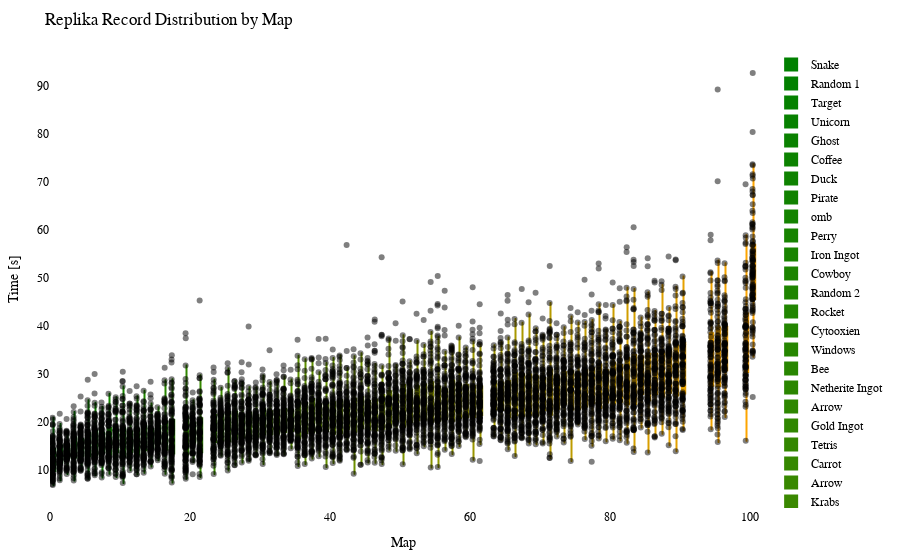

Notebook cell for this chart:
### Code cell
import plotly.graph_objects as go
import plotly.io as pio
from matplotlib.colors import LinearSegmentedColormap, to_hex

df = getRecordsDataframe(minigame="Replika")

# sort df columns by mean value 
df = df.reindex(df.mean().sort_values().index, axis=1)

# drop sum column
df = df.drop(columns=["Sum"])

# replace 25 with NaN
df = df.replace(25, np.nan)

# remove "ms " from column names
df.columns = df.columns.str.replace('ms ', '')

# Exclude the first column (assuming it's the column you don't want to include)
df_to_html = df.iloc[:, 1:]

# Calculate the offset for centering the data points
num_columns = len(df_to_html.columns)
offset = 0.5

# Create a green to orange gradient
cmap = LinearSegmentedColormap.from_list("green_orange", ["green", "orange"])
colors = [to_hex(cmap(i / (num_columns - 1))) for i in range(num_columns)]

# Create a Swarm plot using Plotly
fig = go.Figure()

for i, (column, color) in enumerate(zip(df_to_html.columns, colors)):
    x_values = [i + offset] * len(df_to_html[column])  # Adjust x-values with offset for horizontal centering
    fig.add_trace(go.Box(x=x_values,
                         y=df_to_html[column],
                         name=column,
                         boxpoints='all',
                         pointpos=-0.5,  # Adjust point position to prevent overlapping
                         marker=dict(color='rgba(0,0,0,0.5)', size=6),  # Adjust marker color and size
                         line=dict(color=color),
                         fillcolor=color,
                         hovertext=df_to_html.index,
                         hoverinfo='name+text+y',
                         showlegend=True))

fig.update_layout(title="Replika Record Distribution by Map",
                  xaxis=dict(title="Map"),
                  yaxis=dict(title="Time [s]"),
                  showlegend=True,
                  font=dict(family="Arial", size=12, color="black"),  # Customize font
                  plot_bgcolor="white",  # Set background color
                  margin=dict(l=50, r=50, t=50, b=50),  # Adjust margins for better layout
                  )

# Show the figure
fig.show()

# Export the plot to an HTML file
pio.write_html(fig, "out/repl_swarm_plot.html")

### Figure 1 — Plotly figure (JSON) as saved in the notebook; plotly's stock layout.template omitted (floating-point values rounded to 4 significant figures; data arrays with more than 128 entries replaced by an {"elided": "..."} marker saying what was removed)
{"data": [{"boxpoints": "all", "fillcolor": "#008000", "hoverinfo": "name+text+y", "hovertext": {"elided": "146 str values"}, "line": {"color": "#008000"}, "marker": {"color": "rgba(0,0,0,0.5)", "size": 6}, "name": "Snake", "pointpos": -0.5, "showlegend": true, "type": "box", "x": {"elided": "146 float values"}, "y": {"elided": "146 float values"}}, {"boxpoints": "all", "fillcolor": "#028000", "hoverinfo": "name+text+y", "hovertext": {"elided": "146 str values"}, "line": {"color": "#028000"}, "marker": {"color": "rgba(0,0,0,0.5)", "size": 6}, "name": "Random 1", "pointpos": -0.5, "showlegend": true, "type": "box", "x": {"elided": "146 float values"}, "y": {"elided": "146 float values"}}, {"boxpoints": "all", "fillcolor": "#058100", "hoverinfo": "name+text+y", "hovertext": {"elided": "146 str values"}, "line": {"color": "#058100"}, "marker": {"color": "rgba(0,0,0,0.5)", "size": 6}, "name": "Target", "pointpos": -0.5, "showlegend": true, "type": "box", "x": {"elided": "146 float values"}, "y": {"elided": "146 float values"}}, {"boxpoints": "all", "fillcolor": "#078100", "hoverinfo": "name+text+y", "hovertext": {"elided": "146 str values"}, "line": {"color": "#078100"}, "marker": {"color": "rgba(0,0,0,0.5)", "size": 6}, "name": "Unicorn", "pointpos": -0.5, "showlegend": true, "type": "box", "x": {"elided": "146 float values"}, "y": {"elided": "146 float values"}}, {"boxpoints": "all", "fillcolor": "#0a8100", "hoverinfo": "name+text+y", "hovertext": {"elided": "146 str values"}, "line": {"color": "#0a8100"}, "marker": {"color": "rgba(0,0,0,0.5)", "size": 6}, "name": "Ghost", "pointpos": -0.5, "showlegend": true, "type": "box", "x": {"elided": "146 float values"}, "y": {"elided": "146 float values"}}, {"boxpoints": "all", "fillcolor": "#0c8200", "hoverinfo": "name+text+y", "hovertext": {"elided": "146 str values"}, "line": {"color": "#0c8200"}, "marker": {"color": "rgba(0,0,0,0.5)", "size": 6}, "name": "Coffee", "pointpos": -0.5, "showlegend": true, "type": "box", "x": {"elided": "146 float values"}, "y": {"elided": "146 float values"}}, {"boxpoints": "all", "fillcolor": "#0f8200", "hoverinfo": "name+text+y", "hovertext": {"elided": "146 str values"}, "line": {"color": "#0f8200"}, "marker": {"color": "rgba(0,0,0,0.5)", "size": 6}, "name": "Duck", "pointpos": -0.5, "showlegend": true, "type": "box", "x": {"elided": "146 float values"}, "y": {"elided": "146 float values"}}, {"boxpoints": "all", "fillcolor": "#118200", "hoverinfo": "name+text+y", "hovertext": {"elided": "146 str values"}, "line": {"color": "#118200"}, "marker": {"color": "rgba(0,0,0,0.5)", "size": 6}, "name": "Pirate", "pointpos": -0.5, "showlegend": true, "type": "box", "x": {"elided": "146 float values"}, "y": {"elided": "146 float values"}}, {"boxpoints": "all", "fillcolor": "#148300", "hoverinfo": "name+text+y", "hovertext": {"elided": "146 str values"}, "line": {"color": "#148300"}, "marker": {"color": "rgba(0,0,0,0.5)", "size": 6}, "name": "omb", "pointpos": -0.5, "showlegend": true, "type": "box", "x": {"elided": "146 float values"}, "y": {"elided": "146 float values"}}, {"boxpoints": "all", "fillcolor": "#178300", "hoverinfo": "name+text+y", "hovertext": {"elided": "146 str values"}, "line": {"color": "#178300"}, "marker": {"color": "rgba(0,0,0,0.5)", "size": 6}, "name": "Perry", "pointpos": -0.5, "showlegend": true, "type": "box", "x": {"elided": "146 float values"}, "y": {"elided": "146 float values"}}, {"boxpoints": "all", "fillcolor": "#198400", "hoverinfo": "name+text+y", "hovertext": {"elided": "146 str values"}, "line": {"color": "#198400"}, "marker": {"color": "rgba(0,0,0,0.5)", "size": 6}, "name": "Iron Ingot", "pointpos": -0.5, "showlegend": true, "type": "box", "x": {"elided": "146 float values"}, "y": {"elided": "146 float values"}}, {"boxpoints": "all", "fillcolor": "#1c8400", "hoverinfo": "name+text+y", "hovertext": {"elided": "146 str values"}, "line": {"color": "#1c8400"}, "marker": {"color": "rgba(0,0,0,0.5)", "size": 6}, "name": "Cowboy", "pointpos": -0.5, "showlegend": true, "type": "box", "x": {"elided": "146 float values"}, "y": {"elided": "146 float values"}}, {"boxpoints": "all", "fillcolor": "#1e8400", "hoverinfo": "name+text+y", "hovertext": {"elided": "146 str values"}, "line": {"color": "#1e8400"}, "marker": {"color": "rgba(0,0,0,0.5)", "size": 6}, "name": "Random 2", "pointpos": -0.5, "showlegend": true, "type": "box", "x": {"elided": "146 float values"}, "y": {"elided": "146 float values"}}, {"boxpoints": "all", "fillcolor": "#218500", "hoverinfo": "name+text+y", "hovertext": {"elided": "146 str values"}, "line": {"color": "#218500"}, "marker": {"color": "rgba(0,0,0,0.5)", "size": 6}, "name": "Rocket", "pointpos": -0.5, "showlegend": true, "type": "box", "x": {"elided": "146 float values"}, "y": {"elided": "146 float values"}}, {"boxpoints": "all", "fillcolor": "#238500", "hoverinfo": "name+text+y", "hovertext": {"elided": "146 str values"}, "line": {"color": "#238500"}, "marker": {"color": "rgba(0,0,0,0.5)", "size": 6}, "name": "Cytooxien", "pointpos": -0.5, "showlegend": true, "type": "box", "x": {"elided": "146 float values"}, "y": {"elided": "146 float values"}}, {"boxpoints": "all", "fillcolor": "#268600", "hoverinfo": "name+text+y", "hovertext": {"elided": "146 str values"}, "line": {"color": "#268600"}, "marker": {"color": "rgba(0,0,0,0.5)", "size": 6}, "name": "Windows", "pointpos": -0.5, "showlegend": true, "type": "box", "x": {"elided": "146 float values"}, "y": {"elided": "146 float values"}}, {"boxpoints": "all", "fillcolor": "#288600", "hoverinfo": "name+text+y", "hovertext": {"elided": "146 str values"}, "line": {"color": "#288600"}, "marker": {"color": "rgba(0,0,0,0.5)", "size": 6}, "name": "Bee", "pointpos": -0.5, "showlegend": true, "type": "box", "x": {"elided": "146 float values"}, "y": {"elided": "146 float values"}}, {"boxpoints": "all", "fillcolor": "#2b8600", "hoverinfo": "name+text+y", "hovertext": {"elided": "146 str values"}, "line": {"color": "#2b8600"}, "marker": {"color": "rgba(0,0,0,0.5)", "size": 6}, "name": "Netherite Ingot", "pointpos": -0.5, "showlegend": true, "type": "box", "x": {"elided": "146 float values"}, "y": {"elided": "146 float values"}}, {"boxpoints": "all", "fillcolor": "#2e8700", "hoverinfo": "name+text+y", "hovertext": {"elided": "146 str values"}, "line": {"color": "#2e8700"}, "marker": {"color": "rgba(0,0,0,0.5)", "size": 6}, "name": "Arrow", "pointpos": -0.5, "showlegend": true, "type": "box", "x": {"elided": "146 float values"}, "y": {"elided": "146x2 float values"}}, {"boxpoints": "all", "fillcolor": "#308700", "hoverinfo": "name+text+y", "hovertext": {"elided": "146 str values"}, "line": {"color": "#308700"}, "marker": {"color": "rgba(0,0,0,0.5)", "size": 6}, "name": "Gold Ingot", "pointpos": -0.5, "showlegend": true, "type": "box", "x": {"elided": "146 float values"}, "y": {"elided": "146 float values"}}, {"boxpoints": "all", "fillcolor": "#338700", "hoverinfo": "name+text+y", "hovertext": {"elided": "146 str values"}, "line": {"color": "#338700"}, "marker": {"color": "rgba(0,0,0,0.5)", "size": 6}, "name": "Tetris", "pointpos": -0.5, "showlegend": true, "type": "box", "x": {"elided": "146 float values"}, "y": {"elided": "146 float values"}}, {"boxpoints": "all", "fillcolor": "#358800", "hoverinfo": "name+text+y", "hovertext": {"elided": "146 str values"}, "line": {"color": "#358800"}, "marker": {"color": "rgba(0,0,0,0.5)", "size": 6}, "name": "Carrot", "pointpos": -0.5, "showlegend": true, "type": "box", "x": {"elided": "146 float values"}, "y": {"elided": "146 float values"}}, {"boxpoints": "all", "fillcolor": "#388800", "hoverinfo": "name+text+y", "hovertext": {"elided": "146 str values"}, "line": {"color": "#388800"}, "marker": {"color": "rgba(0,0,0,0.5)", "size": 6}, "name": "Arrow", "pointpos": -0.5, "showlegend": true, "type": "box", "x": {"elided": "146 float values"}, "y": {"elided": "146x2 float values"}}, {"boxpoints": "all", "fillcolor": "#3a8800", "hoverinfo": "name+text+y", "hovertext": {"elided": "146 str values"}, "line": {"color": "#3a8800"}, "marker": {"color": "rgba(0,0,0,0.5)", "size": 6}, "name": "Krabs", "pointpos": -0.5, "showlegend": true, "type": "box", "x": {"elided": "146 float values"}, "y": {"elided": "146 float values"}}, {"boxpoints": "all", "fillcolor": "#3d8900", "hoverinfo": "name+text+y", "hovertext": {"elided": "146 str values"}, "line": {"color": "#3d8900"}, "marker": {"color": "rgba(0,0,0,0.5)", "size": 6}, "name": "Cookie", "pointpos": -0.5, "showlegend": true, "type": "box", "x": {"elided": "146 float values"}, "y": {"elided": "146 float values"}}, {"boxpoints": "all", "fillcolor": "#408900", "hoverinfo": "name+text+y", "hovertext": {"elided": "146 str values"}, "line": {"color": "#408900"}, "marker": {"color": "rgba(0,0,0,0.5)", "size": 6}, "name": "Poppy", "pointpos": -0.5, "showlegend": true, "type": "box", "x": {"elided": "146 float values"}, "y": {"elided": "146 float values"}}, {"boxpoints": "all", "fillcolor": "#428a00", "hoverinfo": "name+text+y", "hovertext": {"elided": "146 str values"}, "line": {"color": "#428a00"}, "marker": {"color": "rgba(0,0,0,0.5)", "size": 6}, "name": "Pacman Ghost", "pointpos": -0.5, "showlegend": true, "type": "box", "x": {"elided": "146 float values"}, "y": {"elided": "146 float values"}}, {"boxpoints": "all", "fillcolor": "#458a00", "hoverinfo": "name+text+y", "hovertext": {"elided": "146 str values"}, "line": {"color": "#458a00"}, "marker": {"color": "rgba(0,0,0,0.5)", "size": 6}, "name": "Water Temple", "pointpos": -0.5, "showlegend": true, "type": "box", "x": {"elided": "146 float values"}, "y": {"elided": "146 float values"}}, {"boxpoints": "all", "fillcolor": "#478a00", "hoverinfo": "name+text+y", "hovertext": {"elided": "146 str values"}, "line": {"color": "#478a00"}, "marker": {"color": "rgba(0,0,0,0.5)", "size": 6}, "name": "Koopa", "pointpos": -0.5, "showlegend": true, "type": "box", "x": {"elided": "146 float values"}, "y": {"elided": "146 float values"}}, {"boxpoints": "all", "fillcolor": "#4a8b00", "hoverinfo": "name+text+y", "hovertext": {"elided": "146 str values"}, "line": {"color": "#4a8b00"}, "marker": {"color": "rgba(0,0,0,0.5)", "size": 6}, "name": "Twitch", "pointpos": -0.5, "showlegend": true, "type": "box", "x": {"elided": "146 float values"}, "y": {"elided": "146 float values"}}, {"boxpoints": "all", "fillcolor": "#4c8b00", "hoverinfo": "name+text+y", "hovertext": {"elided": "146 str values"}, "line": {"color": "#4c8b00"}, "marker": {"color": "rgba(0,0,0,0.5)", "size": 6}, "name": "Mario", "pointpos": -0.5, "showlegend": true, "type": "box", "x": {"elided": "146 float values"}, "y": {"elided": "146 float values"}}, {"boxpoints": "all", "fillcolor": "#4f8b00", "hoverinfo": "name+text+y", "hovertext": {"elided": "146 str values"}, "line": {"color": "#4f8b00"}, "marker": {"color": "rgba(0,0,0,0.5)", "size": 6}, "name": "Controller", "pointpos": -0.5, "showlegend": true, "type": "box", "x": {"elided": "146 float values"}, "y": {"elided": "146 float values"}}, {"boxpoints": "all", "fillcolor": "#518c00", "hoverinfo": "name+text+y", "hovertext": {"elided": "146 str values"}, "line": {"color": "#518c00"}, "marker": {"color": "rgba(0,0,0,0.5)", "size": 6}, "name": "Poke Ball", "pointpos": -0.5, "showlegend": true, "type": "box", "x": {"elided": "146 float values"}, "y": {"elided": "146 float values"}}, {"boxpoints": "all", "fillcolor": "#548c00", "hoverinfo": "name+text+y", "hovertext": {"elided": "146 str values"}, "line": {"color": "#548c00"}, "marker": {"color": "rgba(0,0,0,0.5)", "size": 6}, "name": "Diskette", "pointpos": -0.5, "showlegend": true, "type": "box", "x": {"elided": "146 float values"}, "y": {"elided": "146 float values"}}, {"boxpoints": "all", "fillcolor": "#578d00", "hoverinfo": "name+text+y", "hovertext": {"elided": "146 str values"}, "line": {"color": "#578d00"}, "marker": {"color": "rgba(0,0,0,0.5)", "size": 6}, "name": "Camera", "pointpos": -0.5, "showlegend": true, "type": "box", "x": {"elided": "146 float values"}, "y": {"elided": "146 float values"}}, {"boxpoints": "all", "fillcolor": "#598d00", "hoverinfo": "name+text+y", "hovertext": {"elided": "146 str values"}, "line": {"color": "#598d00"}, "marker": {"color": "rgba(0,0,0,0.5)", "size": 6}, "name": "House", "pointpos": -0.5, "showlegend": true, "type": "box", "x": {"elided": "146 float values"}, "y": {"elided": "146 float values"}}, {"boxpoints": "all", "fillcolor": "#5c8d00", "hoverinfo": "name+text+y", "hovertext": {"elided": "146 str values"}, "line": {"color": "#5c8d00"}, "marker": {"color": "rgba(0,0,0,0.5)", "size": 6}, "name": "Caterpie", "pointpos": -0.5, "showlegend": true, "type": "box", "x": {"elided": "146 float values"}, "y": {"elided": "146 float values"}}, {"boxpoints": "all", "fillcolor": "#5e8e00", "hoverinfo": "name+text+y", "hovertext": {"elided": "146 str values"}, "line": {"color": "#5e8e00"}, "marker": {"color": "rgba(0,0,0,0.5)", "size": 6}, "name": "YouTube", "pointpos": -0.5, "showlegend": true, "type": "box", "x": {"elided": "146 float values"}, "y": {"elided": "146 float values"}}, {"boxpoints": "all", "fillcolor": "#618e00", "hoverinfo": "name+text+y", "hovertext": {"elided": "146 str values"}, "line": {"color": "#618e00"}, "marker": {"color": "rgba(0,0,0,0.5)", "size": 6}, "name": "Parrot", "pointpos": -0.5, "showlegend": true, "type": "box", "x": {"elided": "146 float values"}, "y": {"elided": "146 float values"}}, {"boxpoints": "all", "fillcolor": "#638e00", "hoverinfo": "name+text+y", "hovertext": {"elided": "146 str values"}, "line": {"color": "#638e00"}, "marker": {"color": "rgba(0,0,0,0.5)", "size": 6}, "name": "Baby Yoda", "pointpos": -0.5, "showlegend": true, "type": "box", "x": {"elided": "146 float values"}, "y": {"elided": "146 float values"}}, {"boxpoints": "all", "fillcolor": "#668f00", "hoverinfo": "name+text+y", "hovertext": {"elided": "146 str values"}, "line": {"color": "#668f00"}, "marker": {"color": "rgba(0,0,0,0.5)", "size": 6}, "name": "Sonic", "pointpos": -0.5, "showlegend": true, "type": "box", "x": {"elided": "146 float values"}, "y": {"elided": "146 float values"}}, {"boxpoints": "all", "fillcolor": "#688f00", "hoverinfo": "name+text+y", "hovertext": {"elided": "146 str values"}, "line": {"color": "#688f00"}, "marker": {"color": "rgba(0,0,0,0.5)", "size": 6}, "name": "Chicken", "pointpos": -0.5, "showlegend": true, "type": "box", "x": {"elided": "146 float values"}, "y": {"elided": "146 float values"}}, {"boxpoints": "all", "fillcolor": "#6b9000", "hoverinfo": "name+text+y", "hovertext": {"elided": "146 str values"}, "line": {"color": "#6b9000"}, "marker": {"color": "rgba(0,0,0,0.5)", "size": 6}, "name": "Twitter", "pointpos": -0.5, "showlegend": true, "type": "box", "x": {"elided": "146 float values"}, "y": {"elided": "146 float values"}}, {"boxpoints": "all", "fillcolor": "#6e9000", "hoverinfo": "name+text+y", "hovertext": {"elided": "146 str values"}, "line": {"color": "#6e9000"}, "marker": {"color": "rgba(0,0,0,0.5)", "size": 6}, "name": "Excavator", "pointpos": -0.5, "showlegend": true, "type": "box", "x": {"elided": "146 float values"}, "y": {"elided": "146 float values"}}, {"boxpoints": "all", "fillcolor": "#709000", "hoverinfo": "name+text+y", "hovertext": {"elided": "146 str values"}, "line": {"color": "#709000"}, "marker": {"color": "rgba(0,0,0,0.5)", "size": 6}, "name": "Fox", "pointpos": -0.5, "showlegend": true, "type": "box", "x": {"elided": "146 float values"}, "y": {"elided": "146 float values"}}, {"boxpoints": "all", "fillcolor": "#739100", "hoverinfo": "name+text+y", "hovertext": {"elided": "146 str values"}, "line": {"color": "#739100"}, "marker": {"color": "rgba(0,0,0,0.5)", "size": 6}, "name": "of Meat", "pointpos": -0.5, "showlegend": true, "type": "box", "x": {"elided": "146 float values"}, "y": {"elided": "146 float values"}}, {"boxpoints": "all", "fillcolor": "#759100", "hoverinfo": "name+text+y", "hovertext": {"elided": "146 str values"}, "line": {"color": "#759100"}, "marker": {"color": "rgba(0,0,0,0.5)", "size": 6}, "name": "Frog", "pointpos": -0.5, "showlegend": true, "type": "box", "x": {"elided": "146 float values"}, "y": {"elided": "146 float values"}}, {"boxpoints": "all", "fillcolor": "#789100", "hoverinfo": "name+text+y", "hovertext": {"elided": "146 str values"}, "line": {"color": "#789100"}, "marker": {"color": "rgba(0,0,0,0.5)", "size": 6}, "name": "Egg", "pointpos": -0.5, "showlegend": true, "type": "box", "x": {"elided": "146 float values"}, "y": {"elided": "146 float values"}}, {"boxpoints": "all", "fillcolor": "#7a9200", "hoverinfo": "name+text+y", "hovertext": {"elided": "146 str values"}, "line": {"color": "#7a9200"}, "marker": {"color": "rgba(0,0,0,0.5)", "size": 6}, "name": "Tree", "pointpos": -0.5, "showlegend": true, "type": "box", "x": {"elided": "146 float values"}, "y": {"elided": "146 float values"}}, {"boxpoints": "all", "fillcolor": "#7d9200", "hoverinfo": "name+text+y", "hovertext": {"elided": "146 str values"}, "line": {"color": "#7d9200"}, "marker": {"color": "rgba(0,0,0,0.5)", "size": 6}, "name": "Thinking 2", "pointpos": -0.5, "showlegend": true, "type": "box", "x": {"elided": "146 float values"}, "y": {"elided": "146 float values"}}, {"boxpoints": "all", "fillcolor": "#809300", "hoverinfo": "name+text+y", "hovertext": {"elided": "146 str values"}, "line": {"color": "#809300"}, "marker": {"color": "rgba(0,0,0,0.5)", "size": 6}, "name": "The Sea", "pointpos": -0.5, "showlegend": true, "type": "box", "x": {"elided": "146 float values"}, "y": {"elided": "146 float values"}}, {"boxpoints": "all", "fillcolor": "#829300", "hoverinfo": "name+text+y", "hovertext": {"elided": "146 str values"}, "line": {"color": "#829300"}, "marker": {"color": "rgba(0,0,0,0.5)", "size": 6}, "name": "Thinking", "pointpos": -0.5, "showlegend": true, "type": "box", "x": {"elided": "146 float values"}, "y": {"elided": "146 float values"}}, {"boxpoints": "all", "fillcolor": "#859300", "hoverinfo": "name+text+y", "hovertext": {"elided": "146 str values"}, "line": {"color": "#859300"}, "marker": {"color": "rgba(0,0,0,0.5)", "size": 6}, "name": "ppHop 2", "pointpos": -0.5, "showlegend": true, "type": "box", "x": {"elided": "146 float values"}, "y": {"elided": "146 float values"}}, {"boxpoints": "all", "fillcolor": "#879400", "hoverinfo": "name+text+y", "hovertext": {"elided": "146 str values"}, "line": {"color": "#879400"}, "marker": {"color": "rgba(0,0,0,0.5)", "size": 6}, "name": "Heart", "pointpos": -0.5, "showlegend": true, "type": "box", "x": {"elided": "146 float values"}, "y": {"elided": "146 float values"}}, {"boxpoints": "all", "fillcolor": "#8a9400", "hoverinfo": "name+text+y", "hovertext": {"elided": "146 str values"}, "line": {"color": "#8a9400"}, "marker": {"color": "rgba(0,0,0,0.5)", "size": 6}, "name": "Sheep", "pointpos": -0.5, "showlegend": true, "type": "box", "x": {"elided": "146 float values"}, "y": {"elided": "146 float values"}}, {"boxpoints": "all", "fillcolor": "#8c9400", "hoverinfo": "name+text+y", "hovertext": {"elided": "146 str values"}, "line": {"color": "#8c9400"}, "marker": {"color": "rgba(0,0,0,0.5)", "size": 6}, "name": "Pizza", "pointpos": -0.5, "showlegend": true, "type": "box", "x": {"elided": "146 float values"}, "y": {"elided": "146 float values"}}, {"boxpoints": "all", "fillcolor": "#8f9500", "hoverinfo": "name+text+y", "hovertext": {"elided": "146 str values"}, "line": {"color": "#8f9500"}, "marker": {"color": "rgba(0,0,0,0.5)", "size": 6}, "name": "Up", "pointpos": -0.5, "showlegend": true, "type": "box", "x": {"elided": "146 float values"}, "y": {"elided": "146 float values"}}, {"boxpoints": "all", "fillcolor": "#919500", "hoverinfo": "name+text+y", "hovertext": {"elided": "146 str values"}, "line": {"color": "#919500"}, "marker": {"color": "rgba(0,0,0,0.5)", "size": 6}, "name": "French Fries", "pointpos": -0.5, "showlegend": true, "type": "box", "x": {"elided": "146 float values"}, "y": {"elided": "146 float values"}}, {"boxpoints": "all", "fillcolor": "#949500", "hoverinfo": "name+text+y", "hovertext": {"elided": "146 str values"}, "line": {"color": "#949500"}, "marker": {"color": "rgba(0,0,0,0.5)", "size": 6}, "name": "Skeleton", "pointpos": -0.5, "showlegend": true, "type": "box", "x": {"elided": "146 float values"}, "y": {"elided": "146 float values"}}, {"boxpoints": "all", "fillcolor": "#979600", "hoverinfo": "name+text+y", "hovertext": {"elided": "146 str values"}, "line": {"color": "#979600"}, "marker": {"color": "rgba(0,0,0,0.5)", "size": 6}, "name": "Among Us", "pointpos": -0.5, "showlegend": true, "type": "box", "x": {"elided": "146 float values"}, "y": {"elided": "146 float values"}}, {"boxpoints": "all", "fillcolor": "#999600", "hoverinfo": "name+text+y", "hovertext": {"elided": "146 str values"}, "line": {"color": "#999600"}, "marker": {"color": "rgba(0,0,0,0.5)", "size": 6}, "name": "Cherry", "pointpos": -0.5, "showlegend": true, "type": "box", "x": {"elided": "146 float values"}, "y": {"elided": "146 float values"}}, {"boxpoints": "all", "fillcolor": "#9c9700", "hoverinfo": "name+text+y", "hovertext": {"elided": "146 str values"}, "line": {"color": "#9c9700"}, "marker": {"color": "rgba(0,0,0,0.5)", "size": 6}, "name": "Mountain", "pointpos": -0.5, "showlegend": true, "type": "box", "x": {"elided": "146 float values"}, "y": {"elided": "146 float values"}}, {"boxpoints": "all", "fillcolor": "#9e9700", "hoverinfo": "name+text+y", "hovertext": {"elided": "146 str values"}, "line": {"color": "#9e9700"}, "marker": {"color": "rgba(0,0,0,0.5)", "size": 6}, "name": "Cow", "pointpos": -0.5, "showlegend": true, "type": "box", "x": {"elided": "146 float values"}, "y": {"elided": "146x2 float values"}}, {"boxpoints": "all", "fillcolor": "#a19700", "hoverinfo": "name+text+y", "hovertext": {"elided": "146 str values"}, "line": {"color": "#a19700"}, "marker": {"color": "rgba(0,0,0,0.5)", "size": 6}, "name": "Blue Monster", "pointpos": -0.5, "showlegend": true, "type": "box", "x": {"elided": "146 float values"}, "y": {"elided": "146 float values"}}, {"boxpoints": "all", "fillcolor": "#a39800", "hoverinfo": "name+text+y", "hovertext": {"elided": "146 str values"}, "line": {"color": "#a39800"}, "marker": {"color": "rgba(0,0,0,0.5)", "size": 6}, "name": "Hourglass", "pointpos": -0.5, "showlegend": true, "type": "box", "x": {"elided": "146 float values"}, "y": {"elided": "146 float values"}}, {"boxpoints": "all", "fillcolor": "#a69800", "hoverinfo": "name+text+y", "hovertext": {"elided": "146 str values"}, "line": {"color": "#a69800"}, "marker": {"color": "rgba(0,0,0,0.5)", "size": 6}, "name": "Wizard", "pointpos": -0.5, "showlegend": true, "type": "box", "x": {"elided": "146 float values"}, "y": {"elided": "146 float values"}}, {"boxpoints": "all", "fillcolor": "#a89800", "hoverinfo": "name+text+y", "hovertext": {"elided": "146 str values"}, "line": {"color": "#a89800"}, "marker": {"color": "rgba(0,0,0,0.5)", "size": 6}, "name": "Eevee", "pointpos": -0.5, "showlegend": true, "type": "box", "x": {"elided": "146 float values"}, "y": {"elided": "146 float values"}}, {"boxpoints": "all", "fillcolor": "#ab9900", "hoverinfo": "name+text+y", "hovertext": {"elided": "146 str values"}, "line": {"color": "#ab9900"}, "marker": {"color": "rgba(0,0,0,0.5)", "size": 6}, "name": "Galaxian Alien", "pointpos": -0.5, "showlegend": true, "type": "box", "x": {"elided": "146 float values"}, "y": {"elided": "146 float values"}}, {"boxpoints": "all", "fillcolor": "#ae9900", "hoverinfo": "name+text+y", "hovertext": {"elided": "146 str values"}, "line": {"color": "#ae9900"}, "marker": {"color": "rgba(0,0,0,0.5)", "size": 6}, "name": "Zombie", "pointpos": -0.5, "showlegend": true, "type": "box", "x": {"elided": "146 float values"}, "y": {"elided": "146 float values"}}, {"boxpoints": "all", "fillcolor": "#b09a00", "hoverinfo": "name+text+y", "hovertext": {"elided": "146 str values"}, "line": {"color": "#b09a00"}, "marker": {"color": "rgba(0,0,0,0.5)", "size": 6}, "name": "ppHop 1", "pointpos": -0.5, "showlegend": true, "type": "box", "x": {"elided": "146 float values"}, "y": {"elided": "146 float values"}}, {"boxpoints": "all", "fillcolor": "#b39a00", "hoverinfo": "name+text+y", "hovertext": {"elided": "146 str values"}, "line": {"color": "#b39a00"}, "marker": {"color": "rgba(0,0,0,0.5)", "size": 6}, "name": "Spider", "pointpos": -0.5, "showlegend": true, "type": "box", "x": {"elided": "146 float values"}, "y": {"elided": "146 float values"}}, {"boxpoints": "all", "fillcolor": "#b59a00", "hoverinfo": "name+text+y", "hovertext": {"elided": "146 str values"}, "line": {"color": "#b59a00"}, "marker": {"color": "rgba(0,0,0,0.5)", "size": 6}, "name": "Penguin", "pointpos": -0.5, "showlegend": true, "type": "box", "x": {"elided": "146 float values"}, "y": {"elided": "146 float values"}}, {"boxpoints": "all", "fillcolor": "#b89b00", "hoverinfo": "name+text+y", "hovertext": {"elided": "146 str values"}, "line": {"color": "#b89b00"}, "marker": {"color": "rgba(0,0,0,0.5)", "size": 6}, "name": "Turtle", "pointpos": -0.5, "showlegend": true, "type": "box", "x": {"elided": "146 float values"}, "y": {"elided": "146 float values"}}, {"boxpoints": "all", "fillcolor": "#ba9b00", "hoverinfo": "name+text+y", "hovertext": {"elided": "146 str values"}, "line": {"color": "#ba9b00"}, "marker": {"color": "rgba(0,0,0,0.5)", "size": 6}, "name": "Slime", "pointpos": -0.5, "showlegend": true, "type": "box", "x": {"elided": "146 float values"}, "y": {"elided": "146 float values"}}, {"boxpoints": "all", "fillcolor": "#bd9b00", "hoverinfo": "name+text+y", "hovertext": {"elided": "146 str values"}, "line": {"color": "#bd9b00"}, "marker": {"color": "rgba(0,0,0,0.5)", "size": 6}, "name": "Mouse", "pointpos": -0.5, "showlegend": true, "type": "box", "x": {"elided": "146 float values"}, "y": {"elided": "146 float values"}}, {"boxpoints": "all", "fillcolor": "#c09c00", "hoverinfo": "name+text+y", "hovertext": {"elided": "146 str values"}, "line": {"color": "#c09c00"}, "marker": {"color": "rgba(0,0,0,0.5)", "size": 6}, "name": "Instagram", "pointpos": -0.5, "showlegend": true, "type": "box", "x": {"elided": "146 float values"}, "y": {"elided": "146 float values"}}, {"boxpoints": "all", "fillcolor": "#c29c00", "hoverinfo": "name+text+y", "hovertext": {"elided": "146 str values"}, "line": {"color": "#c29c00"}, "marker": {"color": "rgba(0,0,0,0.5)", "size": 6}, "name": "muss los", "pointpos": -0.5, "showlegend": true, "type": "box", "x": {"elided": "146 float values"}, "y": {"elided": "146 float values"}}, {"boxpoints": "all", "fillcolor": "#c59d00", "hoverinfo": "name+text+y", "hovertext": {"elided": "146 str values"}, "line": {"color": "#c59d00"}, "marker": {"color": "rgba(0,0,0,0.5)", "size": 6}, "name": "Skeleton Skull", "pointpos": -0.5, "showlegend": true, "type": "box", "x": {"elided": "146 float values"}, "y": {"elided": "146 float values"}}, {"boxpoints": "all", "fillcolor": "#c79d00", "hoverinfo": "name+text+y", "hovertext": {"elided": "146 str values"}, "line": {"color": "#c79d00"}, "marker": {"color": "rgba(0,0,0,0.5)", "size": 6}, "name": "Blinky", "pointpos": -0.5, "showlegend": true, "type": "box", "x": {"elided": "146 float values"}, "y": {"elided": "146 float values"}}, {"boxpoints": "all", "fillcolor": "#ca9d00", "hoverinfo": "name+text+y", "hovertext": {"elided": "146 str values"}, "line": {"color": "#ca9d00"}, "marker": {"color": "rgba(0,0,0,0.5)", "size": 6}, "name": "Charizard", "pointpos": -0.5, "showlegend": true, "type": "box", "x": {"elided": "146 float values"}, "y": {"elided": "146 float values"}}, {"boxpoints": "all", "fillcolor": "#cc9e00", "hoverinfo": "name+text+y", "hovertext": {"elided": "146 str values"}, "line": {"color": "#cc9e00"}, "marker": {"color": "rgba(0,0,0,0.5)", "size": 6}, "name": "Cake", "pointpos": -0.5, "showlegend": true, "type": "box", "x": {"elided": "146 float values"}, "y": {"elided": "146 float values"}}, {"boxpoints": "all", "fillcolor": "#cf9e00", "hoverinfo": "name+text+y", "hovertext": {"elided": "146 str values"}, "line": {"color": "#cf9e00"}, "marker": {"color": "rgba(0,0,0,0.5)", "size": 6}, "name": "Globe", "pointpos": -0.5, "showlegend": true, "type": "box", "x": {"elided": "146 float values"}, "y": {"elided": "146 float values"}}, {"boxpoints": "all", "fillcolor": "#d19e00", "hoverinfo": "name+text+y", "hovertext": {"elided": "146 str values"}, "line": {"color": "#d19e00"}, "marker": {"color": "rgba(0,0,0,0.5)", "size": 6}, "name": "Princess", "pointpos": -0.5, "showlegend": true, "type": "box", "x": {"elided": "146 float values"}, "y": {"elided": "146 float values"}}, {"boxpoints": "all", "fillcolor": "#d49f00", "hoverinfo": "name+text+y", "hovertext": {"elided": "146 str values"}, "line": {"color": "#d49f00"}, "marker": {"color": "rgba(0,0,0,0.5)", "size": 6}, "name": "Apple", "pointpos": -0.5, "showlegend": true, "type": "box", "x": {"elided": "146 float values"}, "y": {"elided": "146 float values"}}, {"boxpoints": "all", "fillcolor": "#d79f00", "hoverinfo": "name+text+y", "hovertext": {"elided": "146 str values"}, "line": {"color": "#d79f00"}, "marker": {"color": "rgba(0,0,0,0.5)", "size": 6}, "name": "TNT", "pointpos": -0.5, "showlegend": true, "type": "box", "x": {"elided": "146 float values"}, "y": {"elided": "146 float values"}}, {"boxpoints": "all", "fillcolor": "#d99f00", "hoverinfo": "name+text+y", "hovertext": {"elided": "146 str values"}, "line": {"color": "#d99f00"}, "marker": {"color": "rgba(0,0,0,0.5)", "size": 6}, "name": "Kitty", "pointpos": -0.5, "showlegend": true, "type": "box", "x": {"elided": "146 float values"}, "y": {"elided": "146 float values"}}, {"boxpoints": "all", "fillcolor": "#dca000", "hoverinfo": "name+text+y", "hovertext": {"elided": "146 str values"}, "line": {"color": "#dca000"}, "marker": {"color": "rgba(0,0,0,0.5)", "size": 6}, "name": "Smurf", "pointpos": -0.5, "showlegend": true, "type": "box", "x": {"elided": "146 float values"}, "y": {"elided": "146 float values"}}, {"boxpoints": "all", "fillcolor": "#dea000", "hoverinfo": "name+text+y", "hovertext": {"elided": "146 str values"}, "line": {"color": "#dea000"}, "marker": {"color": "rgba(0,0,0,0.5)", "size": 6}, "name": "Mooshroom", "pointpos": -0.5, "showlegend": true, "type": "box", "x": {"elided": "146 float values"}, "y": {"elided": "146 float values"}}, {"boxpoints": "all", "fillcolor": "#e1a100", "hoverinfo": "name+text+y", "hovertext": {"elided": "146 str values"}, "line": {"color": "#e1a100"}, "marker": {"color": "rgba(0,0,0,0.5)", "size": 6}, "name": "Robin Hood", "pointpos": -0.5, "showlegend": true, "type": "box", "x": {"elided": "146 float values"}, "y": {"elided": "146 float values"}}, {"boxpoints": "all", "fillcolor": "#e3a100", "hoverinfo": "name+text+y", "hovertext": {"elided": "146 str values"}, "line": {"color": "#e3a100"}, "marker": {"color": "rgba(0,0,0,0.5)", "size": 6}, "name": "Toad", "pointpos": -0.5, "showlegend": true, "type": "box", "x": {"elided": "146 float values"}, "y": {"elided": "146 float values"}}, {"boxpoints": "all", "fillcolor": "#e6a100", "hoverinfo": "name+text+y", "hovertext": {"elided": "146 str values"}, "line": {"color": "#e6a100"}, "marker": {"color": "rgba(0,0,0,0.5)", "size": 6}, "name": "Guardian", "pointpos": -0.5, "showlegend": true, "type": "box", "x": {"elided": "146 float values"}, "y": {"elided": "146 float values"}}, {"boxpoints": "all", "fillcolor": "#e8a200", "hoverinfo": "name+text+y", "hovertext": {"elided": "146 str values"}, "line": {"color": "#e8a200"}, "marker": {"color": "rgba(0,0,0,0.5)", "size": 6}, "name": "Cow", "pointpos": -0.5, "showlegend": true, "type": "box", "x": {"elided": "146 float values"}, "y": {"elided": "146x2 float values"}}, {"boxpoints": "all", "fillcolor": "#eba200", "hoverinfo": "name+text+y", "hovertext": {"elided": "146 str values"}, "line": {"color": "#eba200"}, "marker": {"color": "rgba(0,0,0,0.5)", "size": 6}, "name": "Doge", "pointpos": -0.5, "showlegend": true, "type": "box", "x": {"elided": "146 float values"}, "y": {"elided": "146x2 float values"}}, {"boxpoints": "all", "fillcolor": "#eea300", "hoverinfo": "name+text+y", "hovertext": {"elided": "146 str values"}, "line": {"color": "#eea300"}, "marker": {"color": "rgba(0,0,0,0.5)", "size": 6}, "name": "Doge", "pointpos": -0.5, "showlegend": true, "type": "box", "x": {"elided": "146 float values"}, "y": {"elided": "146x2 float values"}}, {"boxpoints": "all", "fillcolor": "#f0a300", "hoverinfo": "name+text+y", "hovertext": {"elided": "146 str values"}, "line": {"color": "#f0a300"}, "marker": {"color": "rgba(0,0,0,0.5)", "size": 6}, "name": "Kirby", "pointpos": -0.5, "showlegend": true, "type": "box", "x": {"elided": "146 float values"}, "y": {"elided": "146 float values"}}, {"boxpoints": "all", "fillcolor": "#f3a300", "hoverinfo": "name+text+y", "hovertext": {"elided": "146 str values"}, "line": {"color": "#f3a300"}, "marker": {"color": "rgba(0,0,0,0.5)", "size": 6}, "name": "Ender Pearl", "pointpos": -0.5, "showlegend": true, "type": "box", "x": {"elided": "146 float values"}, "y": {"elided": "146 float values"}}, {"boxpoints": "all", "fillcolor": "#f5a400", "hoverinfo": "name+text+y", "hovertext": {"elided": "146 str values"}, "line": {"color": "#f5a400"}, "marker": {"color": "rgba(0,0,0,0.5)", "size": 6}, "name": "Piranha Plant", "pointpos": -0.5, "showlegend": true, "type": "box", "x": {"elided": "146 float values"}, "y": {"elided": "146 float values"}}, {"boxpoints": "all", "fillcolor": "#f8a400", "hoverinfo": "name+text+y", "hovertext": {"elided": "146 str values"}, "line": {"color": "#f8a400"}, "marker": {"color": "rgba(0,0,0,0.5)", "size": 6}, "name": "Deadpool", "pointpos": -0.5, "showlegend": true, "type": "box", "x": {"elided": "146 float values"}, "y": {"elided": "146x2 float values"}}, {"boxpoints": "all", "fillcolor": "#faa400", "hoverinfo": "name+text+y", "hovertext": {"elided": "146 str values"}, "line": {"color": "#faa400"}, "marker": {"color": "rgba(0,0,0,0.5)", "size": 6}, "name": "Deadpool", "pointpos": -0.5, "showlegend": true, "type": "box", "x": {"elided": "146 float values"}, "y": {"elided": "146x2 float values"}}, {"boxpoints": "all", "fillcolor": "#fda500", "hoverinfo": "name+text+y", "hovertext": {"elided": "146 str values"}, "line": {"color": "#fda500"}, "marker": {"color": "rgba(0,0,0,0.5)", "size": 6}, "name": "Pikachu", "pointpos": -0.5, "showlegend": true, "type": "box", "x": {"elided": "146 float values"}, "y": {"elided": "146 float values"}}, {"boxpoints": "all", "fillcolor": "#ffa500", "hoverinfo": "name+text+y", "hovertext": {"elided": "146 str values"}, "line": {"color": "#ffa500"}, "marker": {"color": "rgba(0,0,0,0.5)", "size": 6}, "name": "Creeper", "pointpos": -0.5, "showlegend": true, "type": "box", "x": {"elided": "146 float values"}, "y": {"elided": "146 float values"}}], "layout": {"font": {"color": "black", "family": "Arial", "size": 12}, "margin": {"b": 50, "l": 50, "r": 50, "t": 50}, "plot_bgcolor": "white", "showlegend": true, "title": {"text": "Replika Record Distribution by Map"}, "xaxis": {"title": {"text": "Map"}}, "yaxis": {"title": {"text": "Time [s]"}}}}
